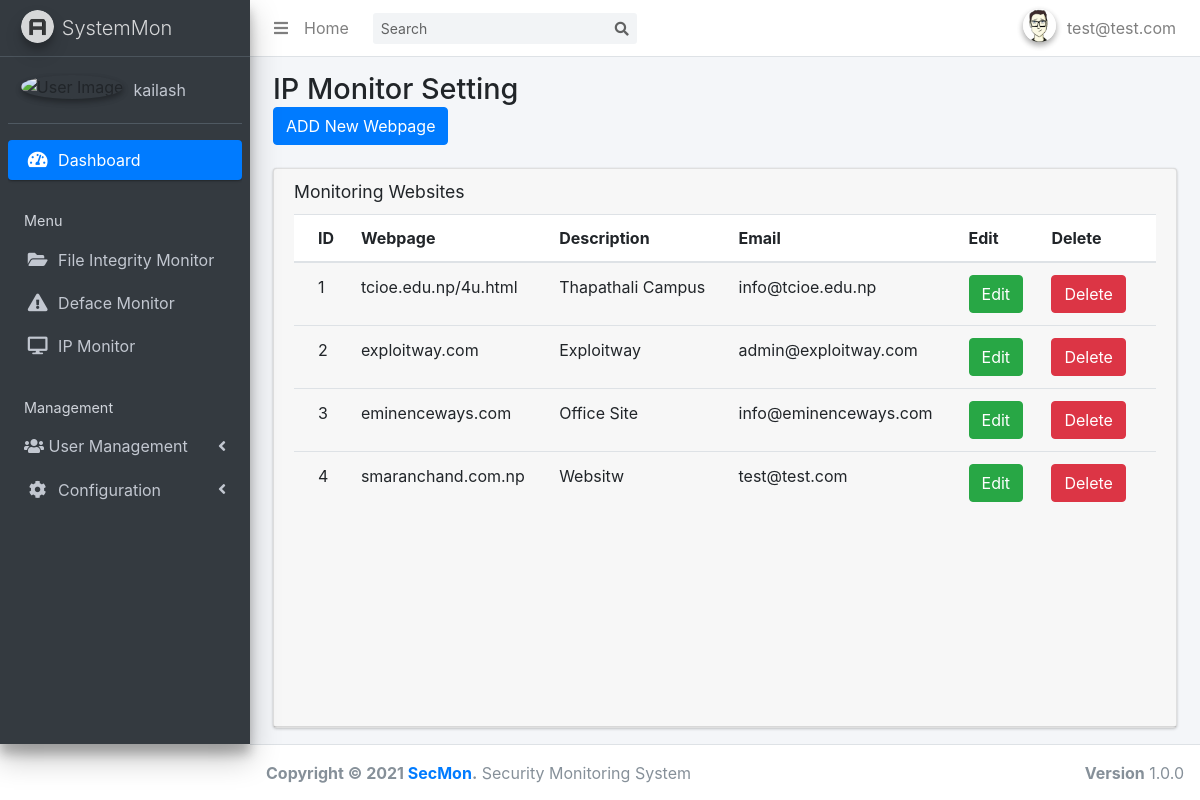
The page /defacemon_sett.php (signed in) on the database its author committed.
### tables this page shows
CREATE TABLE `filescan_config` (
  `id` int(255) NOT NULL,
  `account` varchar(200) NOT NULL,
  `scan_path` varchar(200) NOT NULL,
  `email` varchar(200) NOT NULL,
  `file_extensions` varchar(200) NOT NULL
);

CREATE TABLE `deface_config` (
  `id` int(255) NOT NULL,
  `website` varchar(255) NOT NULL,
  `description` varchar(255) NOT NULL,
  `email` varchar(255) NOT NULL,
  `contact` varchar(255) NOT NULL
);

### defacemon_sett.php (the view, shortened to what this page needs)
<!DOCTYPE html>
<html>
<head>
    <link rel="stylesheet" href="plugins/fontawesome-free/css/all.min.css">
    <link rel="stylesheet" href="https://code.ionicframework.com/ionicons/2.0.1/css/ionicons.min.css">
    <link rel="stylesheet" href="dist/css/adminlte.min.css">
    <link rel="stylesheet" href="https://stackpath.bootstrapcdn.com/bootstrap/4.3.1/css/bootstrap.min.css">
</head>
<body class="hold-transition sidebar-mini">
    <div class="wrapper">
        <?php include 'themepart/nav-bar.php'; ?>
        <?php include 'themepart/sidebar.php'; ?>
        <div class="content-wrapper">
            <section class="content-header">
                <div class="container-fluid">
                    <div class="row mb-2">
                        <div class="col-sm-6">
                            <h1>IP Monitor Setting</h1>
                            <button type="button" class="btn btn-primary" data-toggle="modal" data-target="#addURLModal">ADD New Webpage</button>
                        </div>
                    </div>
                </div>
            </section>
            <section class="content">
                <div class="container-fluid">
                    <div class="row">
                        <div class="col-12">
                            <div class="card">
                                <div class="card-header">
                                    <h3 class="card-title">Monitoring Websites</h3>
                                    <div class="card-body table-responsive p-0" style="height: 500px;">
                                        <?php $connection=mysqli_connect( "localhost", "root", "", "hash_analyzer"); $query="SELECT * FROM deface_config" ; $query_run=mysqli_query($connection, $query); ?>
                                        <table class="table table-head-fixed text-nowrap">
                                            <thead>
                                                <tr>
                                                    <th>ID</th>
                                                    <th>Webpage</th>
                                                    <th>Description</th>
                                                    <th>Email</th>
                                                    <th>Edit</th>
                                                    <th>Delete</th>
                                                </tr>
                                            </thead>
                                            <tbody>
                                                <?php if (mysqli_num_rows($query_run)> 0) { while ($row = mysqli_fetch_assoc($query_run)) { ?>
                                                <tr>
                                                    <td>
                                                        <?php echo $row[ 'id']; ?> </td>
                                                    <td>
                                                        <?php echo $row[ 'website']; ?> </td>
                                                    <td>
                                                        <?php echo $row[ 'description']; ?> </td>
                                                        <td>
                                                        <?php echo $row[ 'email']; ?> </td>
                                                    <td>
                                                        <button type="button" class="btn btn-success editbtnweb" data-toggle="modal" data-target="#editURLModal">Edit</button>
                                                    </td>
                                                    <td>
                                                        <button type="button" class="btn btn-danger deletebtnweb" data-toggle="modal" data-target="#deleteURLModal">Delete</button>
                                                    </td>
                                                </tr>
                                                <?php } } else { echo "No record found!"; } ?>
                                            </tbody>
                                        </table>
                                    </div>
                                </div>
                            </div>
                        </div>
                    </div>
                </div>
            </section>
        </div>
        </div>
    <?php include 'themepart/footer.php'; ?>
</body>
</html>

### themepart/sidebar.php (shortened to what this page needs)
<html>
<head>
</head>
<aside class="main-sidebar sidebar-dark-primary elevation-4">
    <a href="dashboard.php" class="brand-link">
      <img src="dist/img/AdminLTELogo.png" alt="AdminLTE Logo" class="brand-image img-circle elevation-3"
           style="opacity: .8">
      <span class="brand-text font-weight-light">SystemMon</span>
    </a>
    <div class="sidebar">
      <div class="user-panel mt-3 pb-3 mb-3 d-flex">
        <div class="image">
          <img src="dist/img/user2-160x160.jpg" class="img-circle elevation-2" alt="User Image">
        </div>
        <?php
        $connection = mysqli_connect("localhost","root","","hash_analyzer");
        $query= "SELECT * FROM filescan_config";
        $query_run= mysqli_query($connection,$query);
        $row = mysqli_fetch_assoc($query_run);
        ?>
        <div class="info">
          <a href="#" class="d-block"><?php echo $row['account']; ?></a>
        </div>
      </div>
      <nav class="mt-2">
        <ul class="nav nav-pills nav-sidebar flex-column" data-widget="treeview" role="menu" data-accordion="false">
          <li class="nav-item has-treeview menu-open">
            <a href="dashboard.php" class="nav-link active">
              <i class="nav-icon fas fa-tachometer-alt"></i>
              <p>
                Dashboard
              </p>
            </a>
          </li>
          <li class="nav-header">Menu</li>
          <li class="nav-item has-treeview">
            <a href="fim.php" class="nav-link">
              <i class="nav-icon fa fa-folder-open"></i>
              <p>
                File Integrity Monitor
              </p>
            </a>
          <li class="nav-item has-treeview">
            <a href="webmon.php" class="nav-link">
              <i class="nav-icon fa fa-exclamation-triangle"></i>
              <p>
                Deface Monitor
              </p>
            </a>
             <li class="nav-item has-treeview">
            <a href="ipmon.php" class="nav-link">
              <i class="nav-icon fa fa-desktop"></i>
              <p>
                IP Monitor
              </p>
            </a>
          <li class="nav-header">Management</li>
          <li class="nav-item has-treeview">
            <a href="#" class="nav-link">
              <i class="fas fa-users"></i>
              <p>
                User Management
                <i class="fas fa-angle-left right"></i>
              </p>
            </a>
          </li>
          <li class="nav-item has-treeview">
            <a href="#" class="nav-link">
              <i class="nav-icon fa fa-cog"></i>
              <p>
                Configuration
                <i class="fas fa-angle-left right"></i>
              </p>
            </a>
          </li>
        </ul>
      </nav>
    </div>
  </aside>

### rows shown on the page
filescan_config: account "kailash"
deface_config: id "1", website "tcioe.edu.np/4u.html", description "Thapathali Campus", email "info@tcioe.edu.np"
deface_config: id "2", website "exploitway.com", description "Exploitway", email "admin@exploitway.com"
deface_config: id "3", website "eminenceways.com", description "Office Site", email "info@eminenceways.com"
deface_config: id "4", website "smaranchand.com.np", description "Websitw", email "test@test.com"

### other values the page prints
$_SESSION['username'] "test@test.com"
